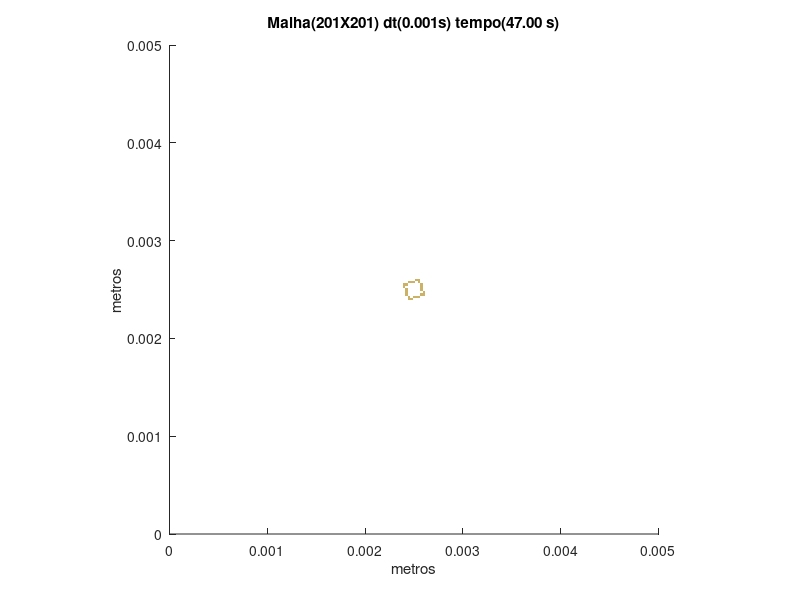

This figure's MATLAB source:
set (gca,'PlotBoxAspectRatio',[1 1 1],'Xlim',[0,0.005],'Ylim',[0,0.005])
hold on
title('Malha(201X201) dt(0.001s) tempo(47.00 s)')
hold on
ylabel('metros')
hold on
xlabel('metros')
hold on

fill([0.00243781094527363 0.00243781094527363 0.00246268656716418 0.00246268656716418],[0.00238805970149254 0.00241293532338308 0.00241293532338308 0.00238805970149254],[0.8,0.7,0.4],'LineStyle','none')

fill([0.00246268656716418 0.00246268656716418 0.00248756218905473 0.00248756218905473],[0.00238805970149254 0.00241293532338308 0.00241293532338308 0.00238805970149254],[0.8,0.7,0.4],'LineStyle','none')

fill([0.00243781094527363 0.00243781094527363 0.00246268656716418 0.00246268656716418],[0.00241293532338308 0.00243781094527363 0.00243781094527363 0.00241293532338308],[0.8,0.7,0.4],'LineStyle','none')

fill([0.00248756218905473 0.00248756218905473 0.00251243781094527 0.00251243781094527],[0.00241293532338308 0.00243781094527363 0.00243781094527363 0.00241293532338308],[0.8,0.7,0.4],'LineStyle','none')

fill([0.00251243781094527 0.00251243781094527 0.00253731343283582 0.00253731343283582],[0.00241293532338308 0.00243781094527363 0.00243781094527363 0.00241293532338308],[0.8,0.7,0.4],'LineStyle','none')

fill([0.00253731343283582 0.00253731343283582 0.00256218905472637 0.00256218905472637],[0.00241293532338308 0.00243781094527363 0.00243781094527363 0.00241293532338308],[0.8,0.7,0.4],'LineStyle','none')

fill([0.00241293532338308 0.00241293532338308 0.00243781094527363 0.00243781094527363],[0.00243781094527363 0.00246268656716418 0.00246268656716418 0.00243781094527363],[0.8,0.7,0.4],'LineStyle','none')

fill([0.00256218905472637 0.00256218905472637 0.00258706467661692 0.00258706467661692],[0.00243781094527363 0.00246268656716418 0.00246268656716418 0.00243781094527363],[0.8,0.7,0.4],'LineStyle','none')

fill([0.00258706467661692 0.00258706467661692 0.00261194029850746 0.00261194029850746],[0.00243781094527363 0.00246268656716418 0.00246268656716418 0.00243781094527363],[0.8,0.7,0.4],'LineStyle','none')

fill([0.00241293532338308 0.00241293532338308 0.00243781094527363 0.00243781094527363],[0.00246268656716418 0.00248756218905473 0.00248756218905473 0.00246268656716418],[0.8,0.7,0.4],'LineStyle','none')

fill([0.00258706467661692 0.00258706467661692 0.00261194029850746 0.00261194029850746],[0.00246268656716418 0.00248756218905473 0.00248756218905473 0.00246268656716418],[0.8,0.7,0.4],'LineStyle','none')

fill([0.00241293532338308 0.00241293532338308 0.00243781094527363 0.00243781094527363],[0.00248756218905473 0.00251243781094527 0.00251243781094527 0.00248756218905473],[0.8,0.7,0.4],'LineStyle','none')

fill([0.00256218905472637 0.00256218905472637 0.00258706467661692 0.00258706467661692],[0.00248756218905473 0.00251243781094527 0.00251243781094527 0.00248756218905473],[0.8,0.7,0.4],'LineStyle','none')

fill([0.00238805970149254 0.00238805970149254 0.00241293532338308 0.00241293532338308],[0.00251243781094527 0.00253731343283582 0.00253731343283582 0.00251243781094527],[0.8,0.7,0.4],'LineStyle','none')

fill([0.00256218905472637 0.00256218905472637 0.00258706467661692 0.00258706467661692],[0.00251243781094527 0.00253731343283582 0.00253731343283582 0.00251243781094527],[0.8,0.7,0.4],'LineStyle','none')

fill([0.00238805970149254 0.00238805970149254 0.00241293532338308 0.00241293532338308],[0.00253731343283582 0.00256218905472637 0.00256218905472637 0.00253731343283582],[0.8,0.7,0.4],'LineStyle','none')

fill([0.00241293532338308 0.00241293532338308 0.00243781094527363 0.00243781094527363],[0.00253731343283582 0.00256218905472637 0.00256218905472637 0.00253731343283582],[0.8,0.7,0.4],'LineStyle','none')

fill([0.00256218905472637 0.00256218905472637 0.00258706467661692 0.00258706467661692],[0.00253731343283582 0.00256218905472637 0.00256218905472637 0.00253731343283582],[0.8,0.7,0.4],'LineStyle','none')

fill([0.00243781094527363 0.00243781094527363 0.00246268656716418 0.00246268656716418],[0.00256218905472637 0.00258706467661692 0.00258706467661692 0.00256218905472637],[0.8,0.7,0.4],'LineStyle','none')

fill([0.00246268656716418 0.00246268656716418 0.00248756218905473 0.00248756218905473],[0.00256218905472637 0.00258706467661692 0.00258706467661692 0.00256218905472637],[0.8,0.7,0.4],'LineStyle','none')

fill([0.00248756218905473 0.00248756218905473 0.00251243781094527 0.00251243781094527],[0.00256218905472637 0.00258706467661692 0.00258706467661692 0.00256218905472637],[0.8,0.7,0.4],'LineStyle','none')

fill([0.00253731343283582 0.00253731343283582 0.00256218905472637 0.00256218905472637],[0.00256218905472637 0.00258706467661692 0.00258706467661692 0.00256218905472637],[0.8,0.7,0.4],'LineStyle','none')

fill([0.00251243781094527 0.00251243781094527 0.00253731343283582 0.00253731343283582],[0.00258706467661692 0.00261194029850746 0.00261194029850746 0.00258706467661692],[0.8,0.7,0.4],'LineStyle','none')

fill([0.00253731343283582 0.00253731343283582 0.00256218905472637 0.00256218905472637],[0.00258706467661692 0.00261194029850746 0.00261194029850746 0.00258706467661692],[0.8,0.7,0.4],'LineStyle','none')
